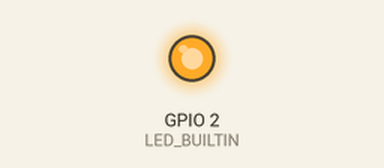
Simulated run of this sketch. Board: ESP8266 (NodeMCU). Parts: output pins drawn as LEDs (lit = HIGH, except the on-board LED, lit = LOW). WiFi joins after 1.5 s; servers stay silent unless stated; web services answer with replies made up by the test bench; what the sketch prints to the serial monitor is not drawn. At 6.8 s the program puts the board to deep sleep or switches it off; the recording ends there.

Above: at 0.1 s.
At 5.6 s:
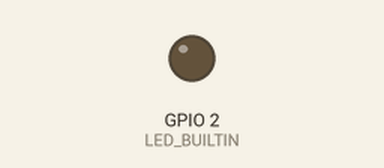
Timing chart, 0 to 6.8 s (numbered marks = the images above):
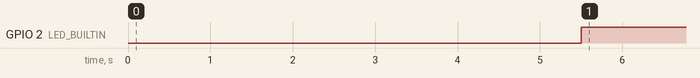

Measured:
- by itself, GPIO 2 (LED_BUILTIN): LOW → HIGH at 5.5 s

The sketch:

max-sleep-ping.ino
```cpp
// Setup: Edit all "secret" below for IFTTT and WiFi configurations
#include <ESP8266WiFi.h>

// Edit "secret" ssid and password below
const char* ssid = "secret";
const char* password = "secret";

// Set IFTTT Key from https://ifttt.com/services/maker_webhooks/settings
String iftttServiceName = "max_deep_sleep";
String iftttKey = "secret";
const char* host = "maker.ifttt.com";
const int httpPort = 80;

// Wakeup every 10,800,000,000 µs = 10800e6 = 10,800s = 3 hours
#define SLEEP_INTERVAL_DURATION  10800e6

void setup() {
  Serial.begin(115200);
  Serial.println("");
  Serial.println("[INFO] Wake up!");

  pinMode(LED_BUILTIN, OUTPUT);
  connectWiFi();

  blinkLED();
  sendToIFTTT();

  // Wakeup every 3h 45min
  // But this only makes it wakeup periodically for 3 times only, not infinitely
  // ESP.deepSleep(ESP.deepSleepMax());

  Serial.println("[INFO] Going to sleep for 3 hours...");
  ESP.deepSleep(SLEEP_INTERVAL_DURATION, WAKE_RF_DEFAULT);
}

void loop() {}

void blinkLED() {
  Serial.println("LED ON");
  digitalWrite(LED_BUILTIN, LOW);
  delay(4000);

  Serial.println("LED OFF");
  digitalWrite(LED_BUILTIN, HIGH);
}

void connectWiFi() {
  WiFi.begin(ssid, password);

  while (WiFi.status() != WL_CONNECTED) {
    delay(500);
    Serial.print(".");
  }

  Serial.print("[INFO] WiFi connected with IP address: ");
  Serial.println(WiFi.localIP());
}

void sendToIFTTT() {
  WiFiClient client;

  if (!client.connect(host, httpPort)) {
    Serial.println("[ERROR] Connection failed");
    return;
  }

  String url = "/trigger/max_deep_sleep/with/key/" + iftttKey;

  client.print(String("GET ") + url + " HTTP/1.1\r\n" +
               "Host: " + host + "\r\n" +
               "User-Agent: ESP8266\r\n" +
               "Connection: close\r\n\r\n");

  // NOTE: cpplint rule runtime/int is ignored
  // unsigned long is used instead of uint32 or uint64 because of millis()
  unsigned long timeout = millis();
  while (client.available() == 0) {
    if (millis() - timeout > 5000) {
      Serial.println("[ERROR] Client Timeout!");
      return;
    }
  }

  while (client.available()) {
    String line = client.readStringUntil('\r');
    Serial.print(line);
  }

  client.stop();
  Serial.println("");
  Serial.println("[INFO] Closing connection");
  return;
}
```
